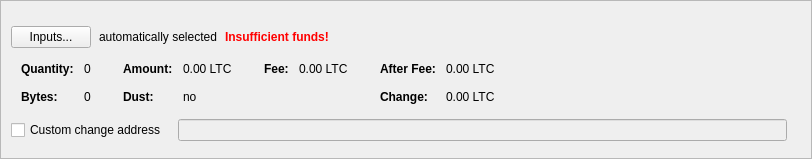
        <widget class="QFrame" name="frameCoinControl">
         <property name="sizePolicy">
          <sizepolicy hsizetype="Expanding" vsizetype="Expanding">
           <horstretch>0</horstretch>
           <verstretch>0</verstretch>
          </sizepolicy>
         </property>
         <property name="maximumSize">
          <size>
           <width>16777215</width>
           <height>16777215</height>
          </size>
         </property>
         <property name="frameShape">
          <enum>QFrame::StyledPanel</enum>
         </property>
         <property name="frameShadow">
          <enum>QFrame::Sunken</enum>
         </property>
         <layout class="QVBoxLayout" name="verticalLayoutCoinControl2">
          <property name="spacing">
           <number>0</number>
          </property>
          <property name="leftMargin">
           <number>0</number>
          </property>
          <property name="topMargin">
           <number>0</number>
          </property>
          <property name="rightMargin">
           <number>0</number>
          </property>
          <property name="bottomMargin">
           <number>6</number>
          </property>
          <item>
           <layout class="QVBoxLayout" name="verticalLayoutCoinControl" stretch="0,0,0,0,1">
            <property name="spacing">
             <number>0</number>
            </property>
            <property name="leftMargin">
             <number>10</number>
            </property>
            <property name="topMargin">
             <number>10</number>
            </property>
            <property name="bottomMargin">
             <number>10</number>
            </property>
            <item>
             <layout class="QHBoxLayout" name="horizontalLayoutCoinControl1">
              <property name="bottomMargin">
               <number>15</number>
              </property>
             </layout>
            </item>
            <item>
             <layout class="QHBoxLayout" name="horizontalLayoutCoinControl2" stretch="0,0,0,0">
              <property name="spacing">
               <number>8</number>
              </property>
              <property name="bottomMargin">
               <number>10</number>
              </property>
              <item>
               <widget class="QPushButton" name="pushButtonCoinControl">
                <property name="styleSheet">
                 <string notr="true"/>
                </property>
                <property name="text">
                 <string>Inputs...</string>
                </property>
                <property name="autoDefault">
                 <bool>false</bool>
                </property>
               </widget>
              </item>
              <item>
               <widget class="QLabel" name="labelCoinControlAutomaticallySelected">
                <property name="text">
                 <string>automatically selected</string>
                </property>
                <property name="margin">
                 <number>5</number>
                </property>
               </widget>
              </item>
              <item>
               <widget class="QLabel" name="labelCoinControlInsuffFunds">
                <property name="font">
                 <font>
                  <weight>75</weight>
                  <bold>true</bold>
                 </font>
                </property>
                <property name="styleSheet">
                 <string notr="true">color:red;font-weight:bold;</string>
                </property>
                <property name="text">
                 <string>Insufficient funds!</string>
                </property>
                <property name="margin">
                 <number>5</number>
                </property>
               </widget>
              </item>
              <item>
               <spacer name="horizontalSpacerCoinControl">
                <property name="orientation">
                 <enum>Qt::Horizontal</enum>
                </property>
                <property name="sizeHint" stdset="0">
                 <size>
                  <width>40</width>
                  <height>1</height>
                 </size>
                </property>
               </spacer>
              </item>
             </layout>
            </item>
            <item>
             <widget class="QWidget" name="widgetCoinControl" native="true">
              <property name="sizePolicy">
               <sizepolicy hsizetype="Preferred" vsizetype="Preferred">
                <horstretch>0</horstretch>
                <verstretch>0</verstretch>
               </sizepolicy>
              </property>
              <property name="minimumSize">
               <size>
                <width>0</width>
                <height>0</height>
               </size>
              </property>
              <property name="styleSheet">
               <string notr="true"/>
              </property>
              <layout class="QHBoxLayout" name="horizontalLayoutCoinControl5">
               <property name="leftMargin">
                <number>0</number>
               </property>
               <property name="topMargin">
                <number>0</number>
               </property>
               <property name="rightMargin">
                <number>0</number>
               </property>
               <property name="bottomMargin">
                <number>0</number>
               </property>
               <item>
                <layout class="QHBoxLayout" name="horizontalLayoutCoinControl3" stretch="0,0,0,1">
                 <property name="spacing">
                  <number>20</number>
                 </property>
                 <property name="topMargin">
                  <number>0</number>
                 </property>
                 <property name="bottomMargin">
                  <number>10</number>
                 </property>
                 <item>
                  <layout class="QFormLayout" name="formLayoutCoinControl1">
                   <property name="horizontalSpacing">
                    <number>10</number>
                   </property>
                   <property name="verticalSpacing">
                    <number>14</number>
                   </property>
                   <property name="leftMargin">
                    <number>10</number>
                   </property>
                   <property name="topMargin">
                    <number>4</number>
                   </property>
                   <property name="rightMargin">
                    <number>6</number>
                   </property>
                   <item row="0" column="0">
                    <widget class="QLabel" name="labelCoinControlQuantityText">
                     <property name="font">
                      <font>
                       <weight>75</weight>
                       <bold>true</bold>
                      </font>
                     </property>
                     <property name="text">
                      <string>Quantity:</string>
                     </property>
                     <property name="margin">
                      <number>0</number>
                     </property>
                    </widget>
                   </item>
                   <item row="0" column="1">
                    <widget class="QLabel" name="labelCoinControlQuantity">
                     <property name="cursor">
                      <cursorShape>IBeamCursor</cursorShape>
                     </property>
                     <property name="contextMenuPolicy">
                      <enum>Qt::ActionsContextMenu</enum>
                     </property>
                     <property name="text">
                      <string notr="true">0</string>
                     </property>
                     <property name="margin">
                      <number>0</number>
                     </property>
                     <property name="textInteractionFlags">
                      <set>Qt::LinksAccessibleByMouse|Qt::TextSelectableByKeyboard|Qt::TextSelectableByMouse</set>
                     </property>
                    </widget>
                   </item>
                   <item row="1" column="0">
                    <widget class="QLabel" name="labelCoinControlBytesText">
                     <property name="font">
                      <font>
                       <weight>75</weight>
                       <bold>true</bold>
                      </font>
                     </property>
                     <property name="text">
                      <string>Bytes:</string>
                     </property>
                    </widget>
                   </item>
                   <item row="1" column="1">
                    <widget class="QLabel" name="labelCoinControlBytes">
                     <property name="cursor">
                      <cursorShape>IBeamCursor</cursorShape>
                     </property>
                     <property name="contextMenuPolicy">
                      <enum>Qt::ActionsContextMenu</enum>
                     </property>
                     <property name="text">
                      <string notr="true">0</string>
                     </property>
                     <property name="textInteractionFlags">
                      <set>Qt::LinksAccessibleByMouse|Qt::TextSelectableByKeyboard|Qt::TextSelectableByMouse</set>
                     </property>
                    </widget>
                   </item>
                  </layout>
                 </item>
                 <item>
                  <layout class="QFormLayout" name="formLayoutCoinControl2">
                   <property name="horizontalSpacing">
                    <number>10</number>
                   </property>
                   <property name="verticalSpacing">
                    <number>14</number>
                   </property>
                   <property name="leftMargin">
                    <number>6</number>
                   </property>
                   <property name="topMargin">
                    <number>4</number>
                   </property>
                   <property name="rightMargin">
                    <number>6</number>
                   </property>
                   <item row="0" column="0">
                    <widget class="QLabel" name="labelCoinControlAmountText">
                     <property name="font">
                      <font>
                       <weight>75</weight>
                       <bold>true</bold>
                      </font>
                     </property>
                     <property name="text">
                      <string>Amount:</string>
                     </property>
                     <property name="margin">
                      <number>0</number>
                     </property>
                    </widget>
                   </item>
                   <item row="0" column="1">
                    <widget class="QLabel" name="labelCoinControlAmount">
                     <property name="cursor">
                      <cursorShape>IBeamCursor</cursorShape>
                     </property>
                     <property name="contextMenuPolicy">
                      <enum>Qt::ActionsContextMenu</enum>
                     </property>
                     <property name="text">
                      <string notr="true">0.00 LTC</string>
                     </property>
                     <property name="textInteractionFlags">
                      <set>Qt::LinksAccessibleByMouse|Qt::TextSelectableByKeyboard|Qt::TextSelectableByMouse</set>
                     </property>
                    </widget>
                   </item>
                   <item row="1" column="0">
                    <widget class="QLabel" name="labelCoinControlLowOutputText">
                     <property name="font">
                      <font>
                       <weight>75</weight>
                       <bold>true</bold>
                      </font>
                     </property>
                     <property name="text">
                      <string>Dust:</string>
                     </property>
                    </widget>
                   </item>
                   <item row="1" column="1">
                    <widget class="QLabel" name="labelCoinControlLowOutput">
                     <property name="cursor">
                      <cursorShape>IBeamCursor</cursorShape>
                     </property>
                     <property name="contextMenuPolicy">
                      <enum>Qt::ActionsContextMenu</enum>
                     </property>
                     <property name="text">
                      <string notr="true">no</string>
                     </property>
                     <property name="textInteractionFlags">
                      <set>Qt::LinksAccessibleByMouse|Qt::TextSelectableByKeyboard|Qt::TextSelectableByMouse</set>
                     </property>
                    </widget>
                   </item>
                  </layout>
                 </item>
                 <item>
                  <layout class="QFormLayout" name="formLayoutCoinControl3">
                   <property name="horizontalSpacing">
                    <number>10</number>
                   </property>
                   <property name="verticalSpacing">
                    <number>14</number>
                   </property>
                   <property name="leftMargin">
                    <number>6</number>
                   </property>
                   <property name="topMargin">
                    <number>4</number>
                   </property>
                   <property name="rightMargin">
                    <number>6</number>
                   </property>
                   <item row="0" column="0">
                    <widget class="QLabel" name="labelCoinControlFeeText">
                     <property name="font">
                      <font>
                       <weight>75</weight>
                       <bold>true</bold>
                      </font>
                     </property>
                     <property name="text">
                      <string>Fee:</string>
                     </property>
                     <property name="margin">
                      <number>0</number>
                     </property>
                    </widget>
                   </item>
                   <item row="0" column="1">
                    <widget class="QLabel" name="labelCoinControlFee">
                     <property name="cursor">
                      <cursorShape>IBeamCursor</cursorShape>
                     </property>
                     <property name="contextMenuPolicy">
                      <enum>Qt::ActionsContextMenu</enum>
                     </property>
                     <property name="text">
                      <string notr="true">0.00 LTC</string>
                     </property>
                     <property name="textInteractionFlags">
                      <set>Qt::LinksAccessibleByMouse|Qt::TextSelectableByKeyboard|Qt::TextSelectableByMouse</set>
                     </property>
                    </widget>
                   </item>
                  </layout>
                 </item>
                 <item>
                  <layout class="QFormLayout" name="formLayoutCoinControl4">
                   <property name="horizontalSpacing">
                    <number>10</number>
                   </property>
                   <property name="verticalSpacing">
                    <number>14</number>
                   </property>
                   <property name="leftMargin">
                    <number>6</number>
                   </property>
                   <property name="topMargin">
                    <number>4</number>
                   </property>
                   <property name="rightMargin">
                    <number>6</number>
                   </property>
                   <item row="0" column="0">
                    <widget class="QLabel" name="labelCoinControlAfterFeeText">
                     <property name="font">
                      <font>
                       <weight>75</weight>
                       <bold>true</bold>
                      </font>
                     </property>
                     <property name="text">
                      <string>After Fee:</string>
                     </property>
                     <property name="margin">
                      <number>0</number>
                     </property>
                    </widget>
                   </item>
                   <item row="0" column="1">
                    <widget class="QLabel" name="labelCoinControlAfterFee">
                     <property name="cursor">
                      <cursorShape>IBeamCursor</cursorShape>
                     </property>
                     <property name="contextMenuPolicy">
                      <enum>Qt::ActionsContextMenu</enum>
                     </property>
                     <property name="text">
                      <string notr="true">0.00 LTC</string>
                     </property>
                     <property name="textInteractionFlags">
                      <set>Qt::LinksAccessibleByMouse|Qt::TextSelectableByKeyboard|Qt::TextSelectableByMouse</set>
                     </property>
                    </widget>
                   </item>
                   <item row="1" column="0">
                    <widget class="QLabel" name="labelCoinControlChangeText">
                     <property name="font">
                      <font>
                       <weight>75</weight>
                       <bold>true</bold>
                      </font>
                     </property>
                     <property name="text">
                      <string>Change:</string>
                     </property>
                    </widget>
                   </item>
                   <item row="1" column="1">
                    <widget class="QLabel" name="labelCoinControlChange">
                     <property name="cursor">
                      <cursorShape>IBeamCursor</cursorShape>
                     </property>
                     <property name="contextMenuPolicy">
                      <enum>Qt::ActionsContextMenu</enum>
                     </property>
                     <property name="text">
                      <string notr="true">0.00 LTC</string>
                     </property>
                     <property name="textInteractionFlags">
                      <set>Qt::LinksAccessibleByMouse|Qt::TextSelectableByKeyboard|Qt::TextSelectableByMouse</set>
                     </property>
                    </widget>
                   </item>
                  </layout>
                 </item>
                </layout>
               </item>
              </layout>
             </widget>
            </item>
            <item>
             <layout class="QHBoxLayout" name="horizontalLayoutCoinControl4" stretch="0,0,0">
              <property name="spacing">
               <number>12</number>
              </property>
              <property name="sizeConstraint">
               <enum>QLayout::SetDefaultConstraint</enum>
              </property>
              <property name="topMargin">
               <number>5</number>
              </property>
              <property name="rightMargin">
               <number>5</number>
              </property>
              <item>
               <widget class="QCheckBox" name="checkBoxCoinControlChange">
                <property name="toolTip">
                 <string>If this is activated, but the change address is empty or invalid, change will be sent to a newly generated address.</string>
                </property>
                <property name="text">
                 <string>Custom change address</string>
                </property>
               </widget>
              </item>
              <item>
               <widget class="QValidatedLineEdit" name="lineEditCoinControlChange">
                <property name="enabled">
                 <bool>false</bool>
                </property>
                <property name="sizePolicy">
                 <sizepolicy hsizetype="Expanding" vsizetype="Fixed">
                  <horstretch>0</horstretch>
                  <verstretch>0</verstretch>
                 </sizepolicy>
                </property>
               </widget>
              </item>
              <item>
               <widget class="QLabel" name="labelCoinControlChangeLabel">
                <property name="sizePolicy">
                 <sizepolicy hsizetype="Preferred" vsizetype="Expanding">
                  <horstretch>0</horstretch>
                  <verstretch>0</verstretch>
                 </sizepolicy>
                </property>
                <property name="minimumSize">
                 <size>
                  <width>0</width>
                  <height>0</height>
                 </size>
                </property>
                <property name="text">
                 <string/>
                </property>
                <property name="margin">
                 <number>3</number>
                </property>
               </widget>
              </item>
             </layout>
            </item>
            <item>
             <spacer name="verticalSpacerCoinControl">
              <property name="orientation">
               <enum>Qt::Vertical</enum>
              </property>
              <property name="sizeHint" stdset="0">
               <size>
                <width>800</width>
                <height>1</height>
               </size>
              </property>
             </spacer>
            </item>
           </layout>
          </item>
         </layout>
        </widget>
